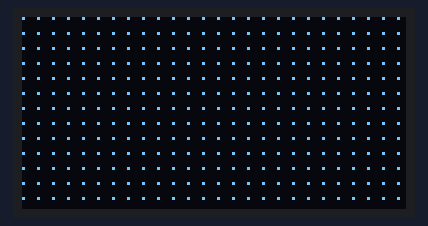
Recording of a program running on a simulated ESP8266 board running MicroPython. Shown: 128×64 one-colour display. At 22.2 s the program stops and its outputs stay as they are.

Above: at 2.1 s.
At 3.2 s:
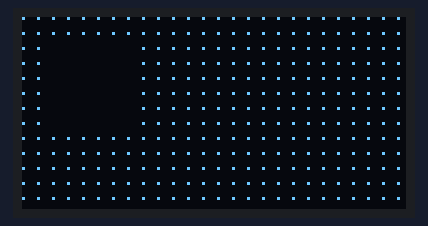
At 5.2 s:
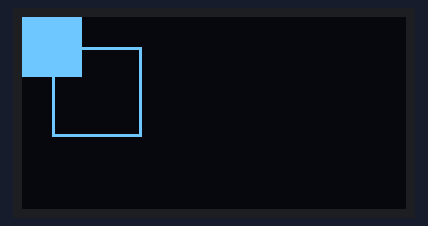
At 7.2 s:
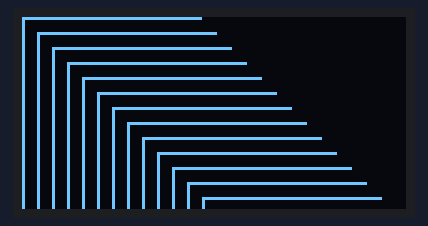
At 9.3 s:
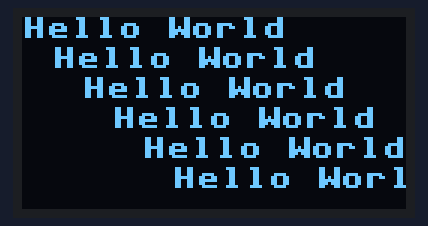
At 17.4 s:
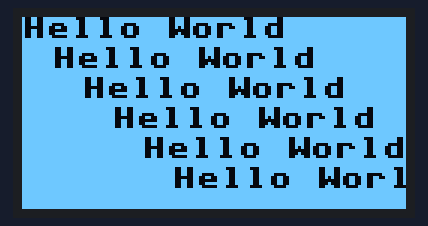

The program:

01_demo.py
```python
#Autor: Ramón Junquera
#Fecha: 20230101
#Demostración de uso de módulo ssd1306

#Este módulo ya viene incluido dentro de MicroPython para ESP8266
#No existe en la versión para ESP32
#Internamente tiene una memoria de video que gestiona el driver
#Siempre es necesario pasar esa memoria al display con el método show()

#Suponemos que el identificador I2C del display es el estandar: 0x3C

DEVICE_ID="ESP-12E"

DISPLAY_SIZE=(128,64) #Tamaño del display

from machine import Pin,I2C
import ssd1306
import time #Para sleep

if DEVICE_ID=="ESP-12E":
    pinSDA=4 #D2
    pinSCL=5 #D1

def test1(): #Borrado de display
    display.fill(1) #Pinta todo el display. Lo llena de 1
    display.show() #Enviamos memoria de video a display
    time.sleep(1)
    display.fill(0) #Borra el display. Lo llena de color 0
    display.show()
    time.sleep(1)

def test2(): #Dibuja pixels con color 1
    for y in range(0,DISPLAY_SIZE[1],5):
        for x in range(0,DISPLAY_SIZE[0],5):
            display.pixel(x,y,1) #Activa pixel en color 1
    display.show()
    time.sleep(1)

def test3(): #Dibuja pixels con color 0
    for y in range(10,40):
        for x in range(10,40):
            display.pixel(x,y,0) #Pixel a color 0 (negro)
    display.show()
    time.sleep(1)

def test4(): #Obtiene color de un pixel
    for y in range(30,50):
        for x in range(30,50):
            color=display.pixel(x,y) #Obtenemos el color del pixel
            color=1-color #Invertimos el color del pixel. 0 <-> 1
            display.pixel(x,y,color)
    display.show()
    time.sleep(1)

def test5(): #Test de rectángulos
    display.fill(0) #Clear
    display.fill_rect(0,0,20,20,1) #Rectángulo relleno. Bloque
    display.rect(10,10,30,30,1) #Rectángulo sin relleno
    display.show()
    time.sleep(1)

def test6(): #Tests de lineas
    display.fill(0) #Clear
    #Dibujamos líneas horizontales
    for y in range(0,DISPLAY_SIZE[1],5):
        display.hline(y,y,60,1)
    #Parámetros de método hline
    #  x : coordenada horizontal de inicio de linea
    #  y : coordenada vertical de inicio de linea
    #  width : anchura de linea. No puede ser negativo
    #  color: color de linea 0=negro, 1=blanco
    display.show()
    time.sleep(1)
    #Dibujamos líneas verticales
    for x in range(0,DISPLAY_SIZE[1],5):
        display.vline(x,x,DISPLAY_SIZE[1]-x,1)
    #Parámetros de método vline
    #  x : coordenada horizontal de inicio de linea
    #  y : coordenada vertical de inicio de linea
    #  height : altura de linea. No puede ser negativo
    #  color: color de linea 0=negro, 1=blanco
    display.show()
    time.sleep(1)
    display.fill(0) #Clear
    for x in range(0,DISPLAY_SIZE[0],10):
        display.line(0,0,x,DISPLAY_SIZE[1]-1,1)
    #Parámetros de método line
    #  coordenada horizontal de inicio de linea
    #  coordenada vertical de inicio de linea
    #  coordenada horizontal de fin de linea
    #  coordenada vertical de fin de linea
    #  color: color de linea 0=negro, 1=blanco
    display.show()
    time.sleep(1)

def test7(): #Test de texto
    display.fill(0) #Clear
    for x in range(0,60,10):
        display.text('Hello World',x,x,1)
    display.show()
    time.sleep(1)

def test8(): #Test de contraste
    loops=500
    contrast=0
    delta=1
    while loops>0:
        display.contrast(contrast)
        time.sleep_ms(10)
        contrast+=delta
        #El contraste puede tener cualquier valor entre 0 y 255
        #Pero a partir de 64 el cambio es imperceptible
        #Por eso sólo variamos entre 0 y 64
        if contrast==0 or contrast==64:
            delta=-delta
        loops-=1
        #Nota. Un cambio de contraste no requiere el método show() para ser aplicado

def test9(): #Power off
    #Desactivamos el display para consumir menos
    #No se pierde la memoria de video del display
    display.poweroff()
    time.sleep(1)
    display.poweron() #Reactivamos el display
    time.sleep(1)

def test10(): #Invert
    display.invert(1) #Invertimos los colores del display
    time.sleep(1)
    #Recuperamos los colores originales del display
    #  0 = negro
    #  1 = blanco
    display.invert(0)
    time.sleep(1)

def test11(): #Rotate
    #El método rotate rota la pantalla 180 grados
    #Por defecto la pantalla ya está rotada
    display.rotate(False) #Damos la vuelta
    time.sleep(1)
    display.rotate(True) #La dejamos bien
    time.sleep(1)

def test12(): #Scroll
    #Desplazaremos todo el contenido de la pantalla hacia abajo a la derecha
    #Para que no queden restos, borraremos las dos primeras columnas y
    #la primera fila
    display.hline(0,0,DISPLAY_SIZE[0],0) #Borramos primera fila
    display.fill_rect(0,0,2,DISPLAY_SIZE[1],0) #Borramos primeras dos columnas
    for i in range(64):
        display.scroll(2,1)
        #Nota
        #Los parámetros del método scroll son las coordenadas del vector
        #desplazamiento. Admite valores negativos
        display.show()

#Instanciamos clase de gestión de interface de comunicaciones
#Parámetros:
#  scl : objeto Pin de SCL
#  sda : objeto Pin de SDA
#  freq : frecuencia. Este display admite 700KHz
i2c=I2C(scl=Pin(pinSCL),sda=Pin(pinSDA),freq=700000)
#Instanciamos clase de gestor de display
#Parámetros:
#  anchura de display
#  altura de display
#  interface de conexión
display=ssd1306.SSD1306_I2C(DISPLAY_SIZE[0],DISPLAY_SIZE[1],i2c)
test1()
test2()
test3()
test4()
test5()
test6()
test7()
test8()
test9()
test10()
test11()
test12()
```

Measured:
- what the display in image 0 shows lasts 1.0 s, from 2.1 s to 3.1 s
- what the display in image 4 shows lasts 6.1 s, from 9.2 s to 15.3 s
